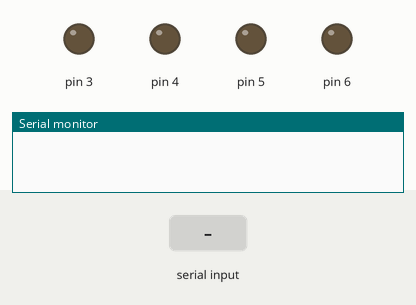
Recording of a sketch running on a simulated Arduino Uno, built with avr-gcc and run on an emulated ATmega328P. On the bench: output pins drawn as LEDs (lit = HIGH), the last lines printed to the serial monitor. Inputs (shaded band) come from the test bench.

Above: at 1.2 s.
1.3 s: "m" received over Serial
At 2.5 s:
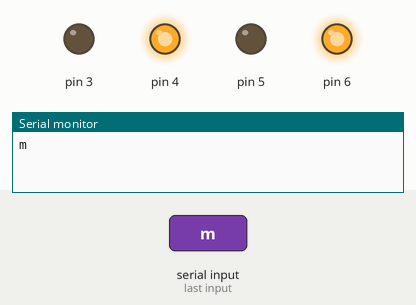
2.9 s: "t" received over Serial
At 3.7 s:
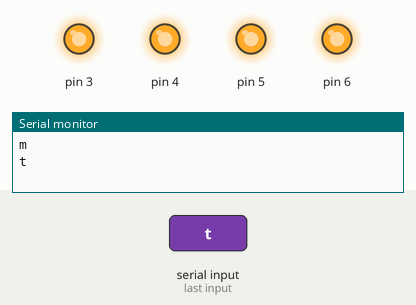
Timing chart, 0 to 5.9 s (numbered marks = the images above; inputs shaded):
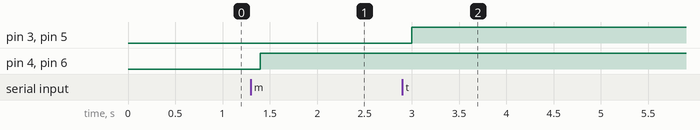

The sketch:

slave.ino
```cpp
char t;

void setup()
{
  pinMode(3, OUTPUT);
  pinMode(4, OUTPUT);
  pinMode(5, OUTPUT);
  pinMode(6, OUTPUT);

  digitalWrite(3, LOW);
  digitalWrite(4, LOW);
  digitalWrite(5, LOW);
  digitalWrite(6, LOW);

  Serial.begin(9600);

}

void loop()
{

  if (Serial.available())
  {
    t = Serial.read();
    Serial.println(t);
  }

  if (t == 'm') {          //move forward
    digitalWrite(6, HIGH);
    digitalWrite(4, HIGH);


  }

  else if (t == 't') {    //move reverse
    digitalWrite(5, HIGH);
    digitalWrite(3, HIGH);

  }

  else if (t == 'd') { // l
    digitalWrite(6, HIGH); //turn left
  }

  else if (t == 'b') {    //turn right
    digitalWrite(4, HIGH);
  }

  else if (t == 'r') //STOP
  {
    digitalWrite(6, LOW);
    digitalWrite(5, LOW);
    digitalWrite(4, LOW);
    digitalWrite(3, LOW);
  }

  delay(100);

}
```

Measured:
- after the input at 1.3 s, pin 4, pin 6: LOW → HIGH after 0.10 s
- after the input at 2.9 s, pin 3, pin 5: LOW → HIGH after 0.10 s
